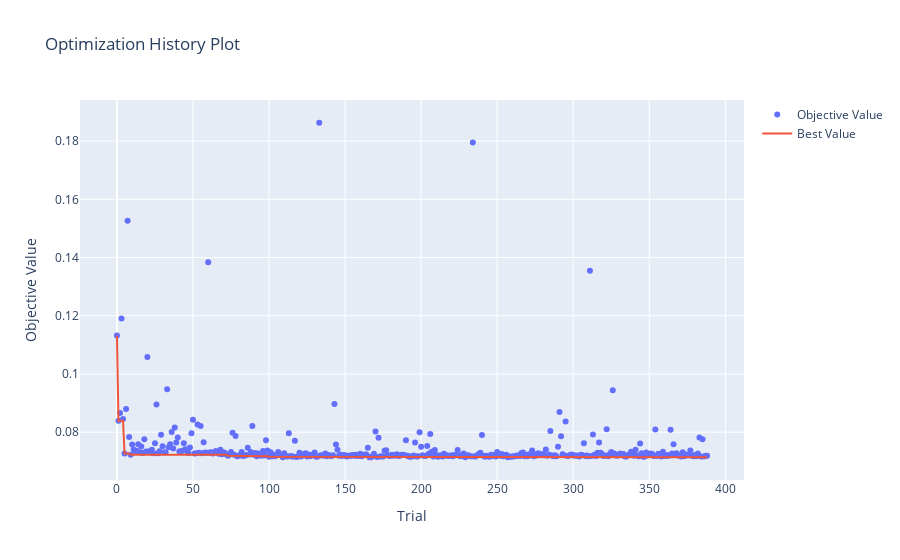

Source (notebook cell):
### Code cell
from optuna.visualization import plot_optimization_history

plotly_config = {"staticPlot": True}

fig = plot_optimization_history(study)
# conda install -c plotly plotly-orca
fig.write_image(r'E:\page ds\pages\Optymalizatory_hiperparametrow\foto\1_OptunaHistoryPlot.png', format="png", engine = "orca")
# fig.write_html(r'E:\page ds\pages\Optymalizatory_hiperparametrow\foto\1_OptunaHistoryPlot.html')
fig.show(config=plotly_config)

### Figure 1 — Plotly figure (JSON) as saved in the notebook; plotly's stock layout.template omitted (floating-point values rounded to 4 significant figures; data arrays with more than 128 entries replaced by an {"elided": "..."} marker saying what was removed)
{"data": [{"mode": "markers", "name": "Objective Value", "type": "scatter", "x": {"elided": "389 int values"}, "y": {"elided": "389 float values"}}, {"name": "Best Value", "type": "scatter", "x": {"elided": "389 int values"}, "y": {"elided": "389 float values"}}], "layout": {"autosize": true, "title": {"text": "Optimization History Plot"}, "xaxis": {"autorange": true, "range": [-24.14, 412.1], "title": {"text": "Trial"}, "type": "linear"}, "yaxis": {"autorange": true, "range": [0.06191, 0.1958], "title": {"text": "Objective Value"}, "type": "linear"}}}
